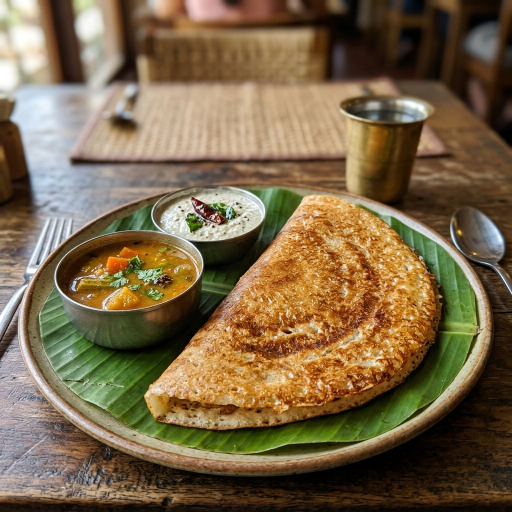
#> input picture test/fixtures/meal_scan/images/dosa_1789715790389.jpg, 1024 x 1024 px (shown at 1/2 size)
$ python process_mitra_assets.py --input ../test/fixtures/meal_scan/images/dosa_1789715790389.jpg --output out.png
#> lines starting #> are read from the running program, lines starting #| are printed output that depends on the picture
import os
import sys
import argparse
from pathlib import Path

# Note: In a production environment, you might use 'rembg' (U2NET) or an advanced alpha matting library
# to cleanly extract backgrounds from generated art without haloing.
# Since the Canoncial Master asset is already locked and we are explicitly instructed NOT to
# run background removal on it, this script serves as the pipeline for future generated assets.

try:
    from PIL import Image, ImageOps
except ImportError:
    print("Error: PIL is not installed. Run `pip install Pillow`")
    sys.exit(1)

def process_asset(input_path, output_path, remove_bg=False, target_size=None):
    """
    Process an asset to be canonical production-ready.
    - remove_bg: Stubbed/optional background removal logic.
    - target_size: Optional tuple (width, height) to resize while preserving aspect ratio.
    """
#> called with output_path = 'out.png', remove_bg = False
    print(f"Processing: {input_path}")

    if not os.path.exists(input_path):
        print(f"Error: {input_path} does not exist.")
        return False

    try:
        img = Image.open(input_path).convert("RGBA")
    except Exception as e:
        print(f"Error opening image: {e}")
        return False

    if remove_bg:
        print("  -> Extracting background (Placeholder for advanced alpha matting pipeline)")
        # Future: implement rembg or custom matting here to remove solid background colors.
        # This is strictly bypassed for the canonical master image.

    # 1. Clean Bounding Box (Removing excessive transparent padding)
    print("  -> Cropping to bounding box")
    bbox = img.getbbox()
#> bbox = (0, 0, 1024, 1024)
    if bbox:
        img = img.crop(bbox)

    # 2. Consistent Base Alignment (Grounding)
    # We add 2px of transparent padding at the bottom to ensure the soft shadow/footing
    # doesn't clip directly at the frame edge in Flutter renderers.
    print("  -> Applying baseline padding")
    new_width = img.width + 10
#> new_width = 1034
    new_height = img.height + 10
#> new_height = 1034

    padded_img = Image.new("RGBA", (new_width, new_height), (0, 0, 0, 0))
#> padded_img: PIL image 1034x1034 RGBA; every value is 0
    # Paste centered horizontally, but bottom-aligned with a small 2px margin at the bottom
    paste_x = (new_width - img.width) // 2
#> paste_x = 5
    paste_y = new_height - img.height - 2
#> paste_y = 8
    padded_img.paste(img, (paste_x, paste_y))
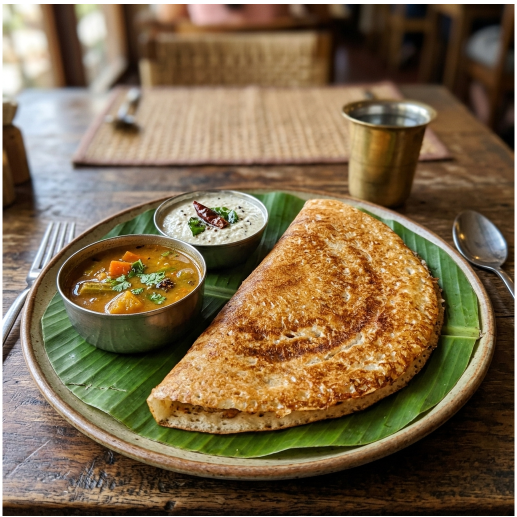
#> padded_img: PIL image 1034x1034 RGBA (shown at 1/2 size); mean R, G, B, A 119.8, 100.1, 70.4, 250.1; transparent parts drawn white

    # 3. Optional Resize
    if target_size:
        print(f"  -> Resizing to {target_size}")
        # Use high-quality downsampling
        padded_img.thumbnail(target_size, Image.Resampling.LANCZOS)

    # 4. Export WebP/PNG
    os.makedirs(os.path.dirname(os.path.abspath(output_path)), exist_ok=True)

    try:
        if output_path.lower().endswith(".webp"):
            padded_img.save(output_path, "WEBP", quality=95, method=6)
        else:
            padded_img.save(output_path, "PNG", optimize=True)
        print(f"  [SUCCESS] Saved to {output_path}")
        return True
    except Exception as e:
        print(f"Error saving image: {e}")
        return False

def main():
    parser = argparse.ArgumentParser(description="Mitra Asset Processing Pipeline")
    parser.add_argument("--input", required=True, help="Path to input image")
    parser.add_argument("--output", required=True, help="Path to output image (.png or .webp)")
    parser.add_argument("--extract-bg", action="store_true", help="Run background extraction (DO NOT use on Canonical Master)")
    parser.add_argument("--size", type=int, help="Optional max resolution size (e.g. 1024)")

    args = parser.parse_args()

    target_size = (args.size, args.size) if args.size else None
    process_asset(args.input, args.output, args.extract_bg, target_size)

if __name__ == "__main__":
    main()

$ run again, on test/fixtures/meal_scan/images/south_indian_thali_1789715809036.jpg
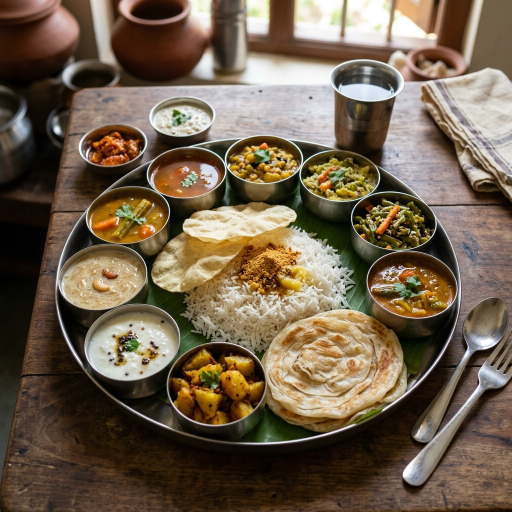
#> input picture test/fixtures/meal_scan/images/south_indian_thali_1789715809036.jpg, 1024 x 1024 px (shown at 1/2 size)
#> bbox = (0, 0, 1024, 1024)
#> in process_asset, `padded_img.paste(img, (paste_x, paste_y))`:
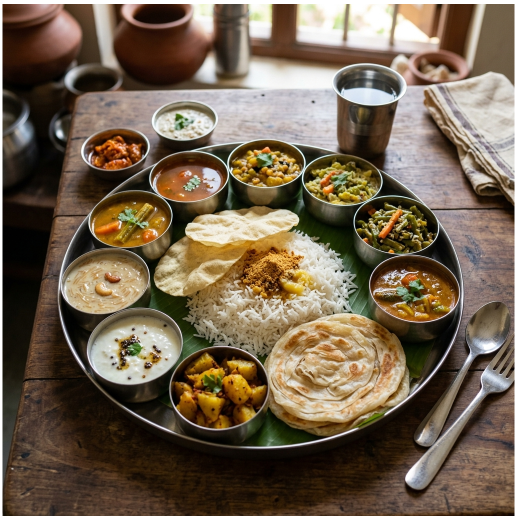
#> padded_img: PIL image 1034x1034 RGBA (shown at 1/2 size); mean R, G, B, A 110, 93.8, 74.3, 250.1; transparent parts drawn white
